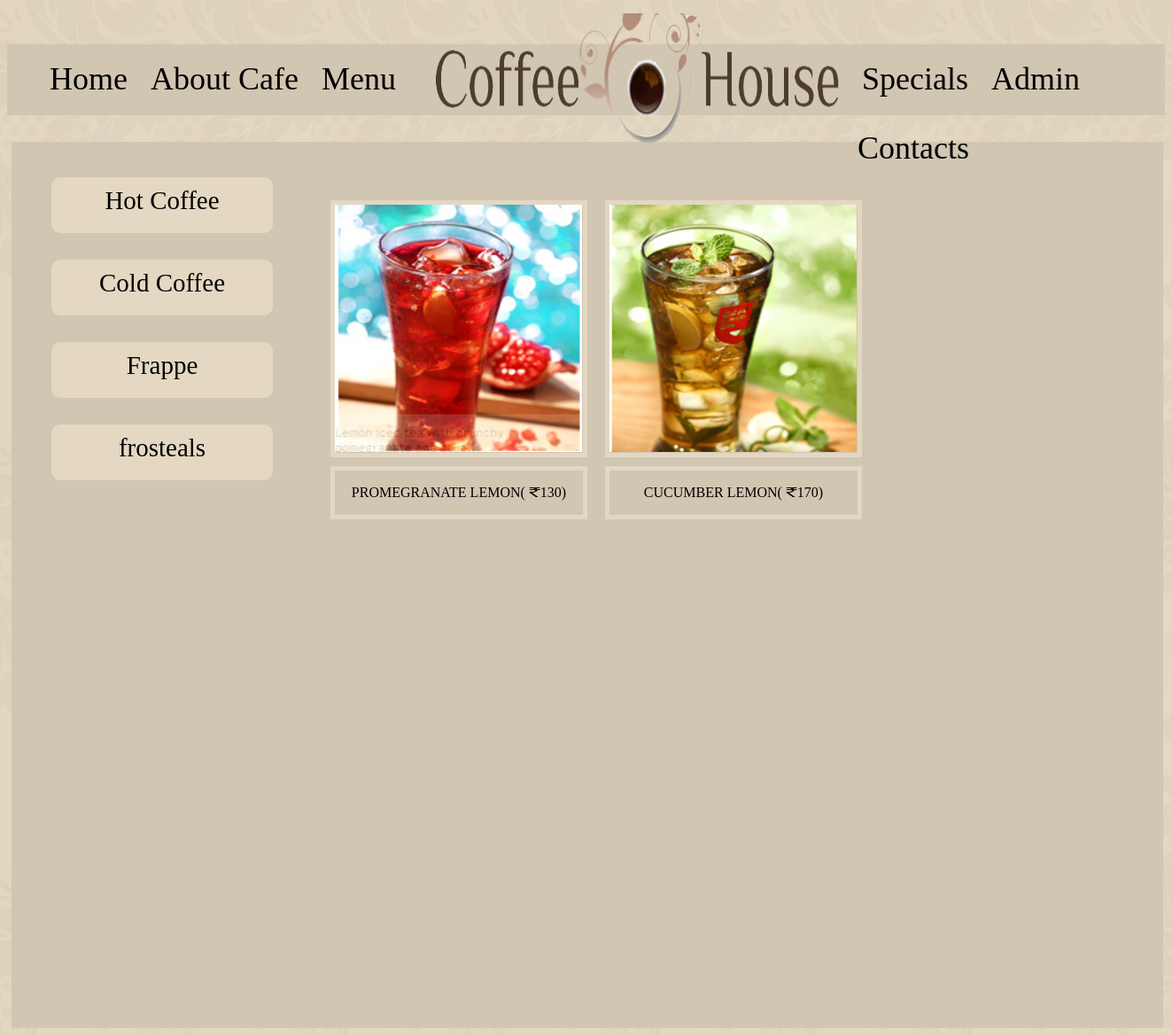
The app's page /frosteals.php with its own data.
### tables this page shows
CREATE TABLE `beverages` (
  `b_id` int(255) NOT NULL,
  `menu_type` varchar(255) NOT NULL DEFAULT '',
  `product` varchar(255) NOT NULL DEFAULT '',
  `image` varchar(255) NOT NULL DEFAULT '',
  `price` varchar(255) NOT NULL DEFAULT ''
);

### frosteals.php (the view, shortened to what this page needs)
<html>
				<head>
								<link rel="stylesheet" type="text/css" href="css/menu.css"/>
								<link rel="stylesheet" type="text/css" href="css/frosteals.css"/>
								<link rel="stylesheet" type="text/css" href="css/hot coffee.css"/>
								<link rel="stylesheet" type="text/css" href="css/cold coffee.css"/>
								<link rel="stylesheet" type="text/css" href="css/frappe.css"/>
				</head>
  <body>
				<?php
				include ('menu.php');
				?>
<div class="maindiv">
	<div class="leftdiv">
				<center><a style="text-decoration:none;color:#000000;" href="hot coffee.php"><p  class="leftdiv1">Hot Coffee</p></a></center>
				<center><a style="text-decoration:none;color:#000000;" href="cold coffee.php"><p  class="leftdiv1">Cold Coffee</p></a></center>
					<center><a style="text-decoration:none;color:#000000;" href="frappe.php"><p  class="leftdiv1">Frappe</p></a></center>
				<center><a style="text-decoration:none;color:#000000;" href="frosteals.php"><p  class="leftdiv1">frosteals</p></a></center>
    </div>
	<div class="rightdiv">
				<?php
	$con=mysqli_connect("localhost","root","");
mysqli_select_db($con,"coffeecafe");
$x=mysqli_query($con,"select * from beverages where menu_type='4'");
while($y=mysqli_fetch_array($x))
{
?>
				<div class="rightdiv1">
					<div class="rightdiv1a"><img src="<?php echo 'img/'.$y[3]; ?>" style="height:279px; width:279px; "></div>
					<div class="rightdiv1b"><center><p><?php echo $y[2]; ?>(&nbsp;<img src="IMAGES/download.png" style="height:11px; width:13px;"><?php echo $y[4]; ?>)</p></center></div>
				</div>
<?php
}
?>
	</div>
</div>
</body>
</html>

### css/menu.css (style rules this page uses)
body { background-image:url(../IMAGES/c1.PNG); }

### css/frosteals.css (style rules this page uses)
.maindiv { height:1000px; width:1300px; background-color:#D1C6B2; border:1px solid red; margin-top:30px; margin-left:5px; }
.leftdiv { position:absolute; height:570px; width:300px; background-color:none; border:2px solid green; margin-left:20px; margin-top:10px; float:left; }
.leftdiv1 { width:230px; height:43px; border:5px #D1C6B2; margin-top:20px; background-color:#E4D8C3; padding:10px; border-radius:10px; margin-left:0px; margin-top:30px; font-family:Vladimir Script; font-size:29px; }
.rightdiv { width:960px; height:900px; border:2px solid green; background-color: none; float:right; }
.rightdiv1 { width:300px; height:370px; background-color:none; border:0px solid red; margin-left:10px; margin-top:10px; float:left; }
.rightdiv1a { height:280px; width:280px; border:5PX solid #E3D7C3; margin-top:10px; margin-left:10px; margin-right:10px; margin-bottom:10px; background:#D1C6B2; color:#E3D7C3; }
.rightdiv1b { height:50px; width:280px; border:5PX solid #E3D7C3; margin-top:10px; margin-left:10px; margin-right:10px; margin-bottom:10px; background:#D1C6B2; }

### css/hot coffee.css (style rules this page uses)
.maindiv { height:1000px; width:1300px; background-color:#D1C6B2; border:1px solid red; margin-top:30px; margin-left:5px; }
.leftdiv { position:absolute; height:570px; width:300px; background-color:none; border:2px solid green; margin-left:20px; margin-top:10px; float:left; }
.leftdiv1 { width:230px; height:43px; border:5px #D1C6B2; margin-top:20px; background-color:#E4D8C3; padding:10px; border-radius:10px; margin-left:0px; margin-top:30px; font-family:Vladimir Script; font-size:29px; }
.rightdiv { width:960px; height:900px; border:2px solid green; background-color: none; float:right; }
.rightdiv1 { width:300px; height:370px; background-color:none; border:0px solid red; margin-left:10px; margin-top:10px; float:left; }
.rightdiv1a { height:280px; width:280px; border:5PX solid #E3D7C3; margin-top:10px; margin-left:10px; margin-right:10px; margin-bottom:10px; background:#D1C6B2; color:#E3D7C3; }
.rightdiv1b { height:50px; width:280px; border:5PX solid #E3D7C3; margin-top:10px; margin-left:10px; margin-right:10px; margin-bottom:10px; background:#D1C6B2; }

### css/cold coffee.css (style rules this page uses)
.maindiv { height:1000px; width:1300px; background-color:#D1C6B2; border:1px solid red; margin-top:30px; margin-left:5px; }
.leftdiv { position:absolute; height:570px; width:300px; background-color:none; border:2px solid green; margin-left:20px; margin-top:10px; float:left; }
.leftdiv1 { width:230px; height:43px; border:5px #D1C6B2; margin-top:20px; background-color:#E4D8C3; padding:10px; border-radius:10px; margin-left:0px; margin-top:30px; font-family:Vladimir Script; font-size:29px; }
.rightdiv { width:960px; height:900px; border:2px solid green; background-color: none; float:right; }
.rightdiv1 { width:300px; height:370px; background-color:none; border:0px solid red; margin-left:10px; margin-top:10px; float:left; }
.rightdiv1a { height:280px; width:280px; border:5PX solid #E3D7C3; margin-top:10px; margin-left:10px; margin-right:10px; margin-bottom:10px; background:#D1C6B2; color:#E3D7C3; }
.rightdiv1b { height:50px; width:280px; border:5PX solid #E3D7C3; margin-top:10px; margin-left:10px; margin-right:10px; margin-bottom:10px; background:#D1C6B2; }

### css/frappe.css (style rules this page uses)
.maindiv { height:1000px; width:1300px; background-color:#D1C6B2; border:1px solid red; margin-top:30px; margin-left:5px; }
.leftdiv { position:absolute; height:570px; width:300px; background-color:none; border:2px solid green; margin-left:20px; margin-top:10px; float:left; }
.leftdiv1 { width:230px; height:43px; border:5px #D1C6B2; margin-top:20px; background-color:#E4D8C3; padding:10px; border-radius:10px; margin-left:0px; margin-top:30px; font-family:Vladimir Script; font-size:29px; }
.rightdiv { width:960px; height:900px; border:2px solid green; background-color: none; float:right; }
.rightdiv1 { width:300px; height:370px; background-color:none; border:0px solid red; margin-left:10px; margin-top:10px; float:left; }
.rightdiv1a { height:280px; width:280px; border:5PX solid #E3D7C3; margin-top:10px; margin-left:10px; margin-right:10px; margin-bottom:10px; background:#D1C6B2; color:#E3D7C3; }
.rightdiv1b { height:50px; width:280px; border:5PX solid #E3D7C3; margin-top:10px; margin-left:10px; margin-right:10px; margin-bottom:10px; background:#D1C6B2; }

### records on screen
beverages: image (picture), product "PROMEGRANATE LEMON", price "130"
beverages: image (picture), product "CUCUMBER LEMON", price "170"
